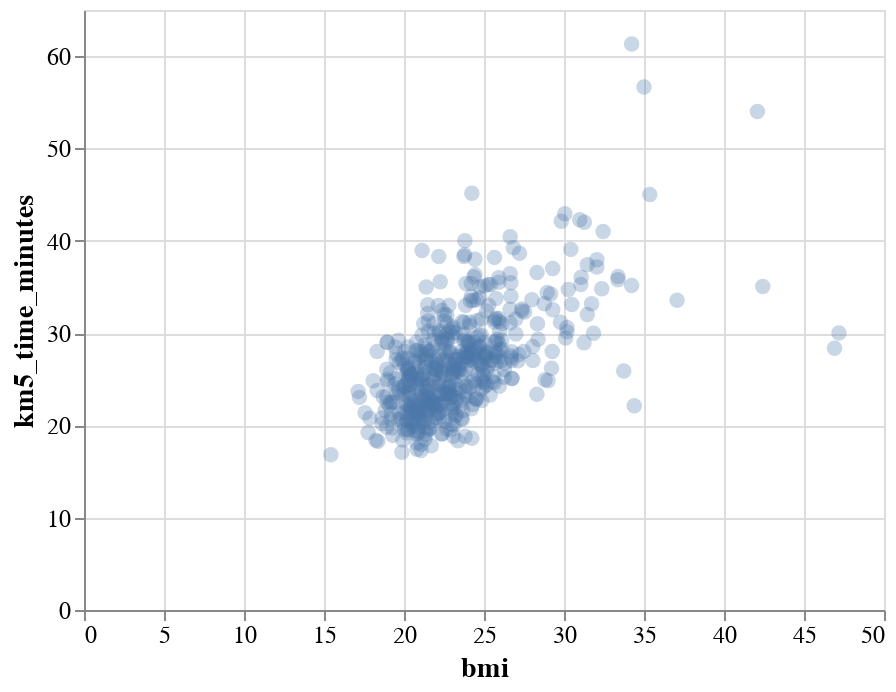

The code cell stored with this chart in its notebook:
### Markdown cell above
### Question 2.5 - create a plot to visualize this modified data

{points: 1}

Fill in the `... ` in the lines of code given below to create a scatterplot with the `bmi` on the x axis and `km5_time_minutes` on the y axis to create a visualization that we can use to start exploring whether there is a relationship between 5 km race time and body mass index in women runners.

### Code cell
# Fill in the correct functions in place of "..." in the code skeleton given below.
# To run the code, uncomment it (remove "#").

race_times_plot = alt.Chart(race_times_women).mark_circle(size=60, opacity=0.3).encode(
    x=alt.X("bmi", title="bmi"),
    y=alt.Y("km5_time_minutes", title="km5_time_minutes")
)
race_times_plot = race_times_plot.configure_axis(
    labelFontSize=12,
    titleFontSize=14
)


race_times_plot

### Figure 1 — Vega-Lite specification as saved in the notebook (floating-point values rounded to 4 significant figures; data arrays with more than 128 entries replaced by an {"elided": "..."} marker saying what was removed)
{"config": {"view": {"continuousWidth": 400, "continuousHeight": 300}, "axis": {"labelFontSize": 12, "titleFontSize": 14}}, "data": {"name": "data-307483bcbf0a4edc8145639e1036d414"}, "mark": {"type": "circle", "opacity": 0.3, "size": 60}, "encoding": {"x": {"type": "quantitative", "field": "bmi", "title": "bmi"}, "y": {"type": "quantitative", "field": "km5_time_minutes", "title": "km5_time_minutes"}}, "$schema": "https://vega.github.io/schema/vega-lite/v4.0.2.json", "datasets": {"data-307483bcbf0a4edc8145639e1036d414": {"elided": "532 records"}}}
